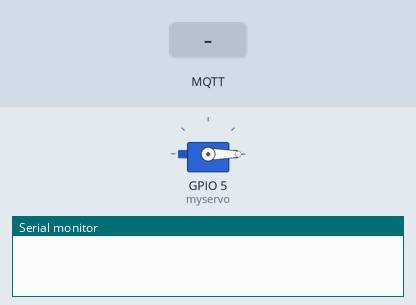
The sketch below on a simulated ESP8266 (NodeMCU). Shown: servo, the last lines printed to the serial monitor. The inputs (shaded band) are chosen by the test bench. No MQTT or app messages arrive unless stated.

Above: at 2.0 s.
2.1 s: MQTT message "90" arrives on the first subscribed topic
At 2.9 s:
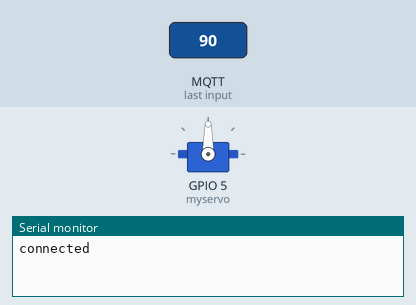
3.8 s: MQTT message "200" arrives on the first subscribed topic
At 5.0 s:
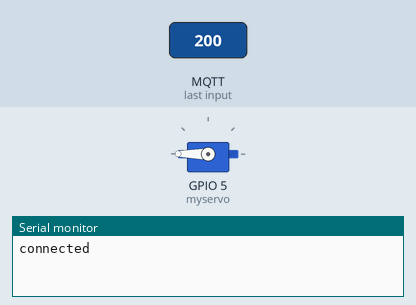
5.3 s: MQTT message "0" arrives on the first subscribed topic
At 6.4 s:
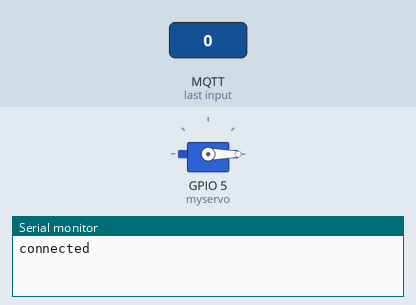
Timing chart, 0 to 8.3 s (numbered marks = the images above; inputs shaded):
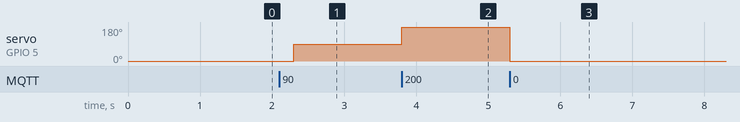

Measured:
- after the input at 2.1 s, servo on GPIO 5 (myservo): 0° → 90° after 0.20 s
- after the input at 3.8 s, servo on GPIO 5 (myservo): 90° → 180° at once
- after the input at 5.3 s, servo on GPIO 5 (myservo): 180° → 0° at once

The sketch:

105-servo.ino
```cpp
#include "Arduino.h"
#include "EspMQTTClient.h" /* https://github.com/plapointe6/EspMQTTClient */
// Servo library
#include <Servo.h>

// Object Servo with name myservo
Servo myservo;
int pos;

EspMQTTClient client(
  "<wifi-ssid>",
  "<wifi-password>",

  "sandbox.rightech.io",
  "<ric-mqtt-client-id>"
  );


void setup() {
  Serial.begin(9600);
  move(0);
}

void onConnectionEstablished() {
  Serial.println("connected");
  client.subscribe("move", [] (const String& payload)  {
    int angle = payload.toInt();
    if (angle != pos) {
      move(angle);
    }
    client.publish("position", payload);
  });
}

void loop() {
  client.loop();
}

void move(const int angle)
{
    myservo.attach(5);
    myservo.write(angle);
    delay(800);
    myservo.detach();
    pos = angle;
}
```
